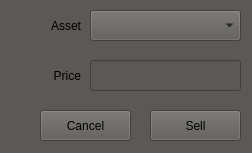
<?xml version="1.0" encoding="UTF-8"?>
<ui version="4.0">
 <class>Form</class>
 <widget class="QWidget" name="Form">
  <property name="geometry">
   <rect>
    <x>0</x>
    <y>0</y>
    <width>252</width>
    <height>153</height>
   </rect>
  </property>
  <property name="windowTitle">
   <string>Form</string>
  </property>
  <property name="styleSheet">
   <string notr="true">background-color: #5B5956;</string>
  </property>
  <widget class="QComboBox" name="asset_combobox">
   <property name="geometry">
    <rect>
     <x>90</x>
     <y>10</y>
     <width>151</width>
     <height>31</height>
    </rect>
   </property>
  </widget>
  <widget class="QLabel" name="label">
   <property name="geometry">
    <rect>
     <x>10</x>
     <y>10</y>
     <width>71</width>
     <height>31</height>
    </rect>
   </property>
   <property name="layoutDirection">
    <enum>Qt::LeftToRight</enum>
   </property>
   <property name="text">
    <string>Asset</string>
   </property>
   <property name="alignment">
    <set>Qt::AlignRight|Qt::AlignTrailing|Qt::AlignVCenter</set>
   </property>
  </widget>
  <widget class="QPushButton" name="sell_button">
   <property name="geometry">
    <rect>
     <x>150</x>
     <y>110</y>
     <width>91</width>
     <height>31</height>
    </rect>
   </property>
   <property name="text">
    <string>Sell</string>
   </property>
  </widget>
  <widget class="QPushButton" name="cancel_button">
   <property name="geometry">
    <rect>
     <x>40</x>
     <y>110</y>
     <width>91</width>
     <height>31</height>
    </rect>
   </property>
   <property name="text">
    <string>Cancel</string>
   </property>
  </widget>
  <widget class="QLabel" name="label_2">
   <property name="geometry">
    <rect>
     <x>10</x>
     <y>60</y>
     <width>71</width>
     <height>31</height>
    </rect>
   </property>
   <property name="layoutDirection">
    <enum>Qt::LeftToRight</enum>
   </property>
   <property name="text">
    <string>Price</string>
   </property>
   <property name="alignment">
    <set>Qt::AlignRight|Qt::AlignTrailing|Qt::AlignVCenter</set>
   </property>
  </widget>
  <widget class="QLineEdit" name="price_sold">
   <property name="geometry">
    <rect>
     <x>90</x>
     <y>60</y>
     <width>151</width>
     <height>31</height>
    </rect>
   </property>
  </widget>
 </widget>
 <resources/>
 <connections/>
</ui>
